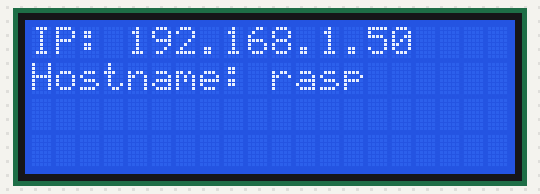
Simulated run of this program. Board: Raspberry Pi (BCM pin numbers). On the bench: 20×4 character LCD. The clock reads 2024-03-15 10:24:30 at power-on unless the program sets it; library files of the repository ran but are not shown: I2C_LCD_driver.py; what the program prints to the terminal is not drawn. At 5.4 s the program stops and its outputs stay as they are.

Above: at 0.4 s.

The program:

lcdTest.py
```python
#!/usr/bin/env python3
import I2C_LCD_driver,time,socket,fcntl,struct
# from time import *


mylcd = I2C_LCD_driver.lcd()

def getHost(ifname):
    h_name = socket.gethostname()
    IP_addres = socket.gethostbyname(h_name)
    print("Host Name is:" + h_name)
    return h_name

def get_ip():
    s = socket.socket(socket.AF_INET, socket.SOCK_DGRAM)
    IP = "127.0.0.1"
    while IP == "127.0.0.1":
        try:
            # doesn't even have to be reachable
            s.connect(('10.255.255.255', 1))
            IP = s.getsockname()[0]
        except Exception as exc:
            print(str(exc))
            IP = '127.0.0.1'
            continue
        break
        s.close()
        print(IP)
    return IP

def displayAll():
    mylcd.lcd_display_string("IP: " + get_ip(), 1)
    mylcd.lcd_display_string("Hostname: " + getHost('wlan0'), 2)
    mylcd.lcd_display_string("Time: %s" %time.strftime("%H:%M"), 3)
    mylcd.lcd_display_string("Date: %s" %time.strftime("%m/%d/%Y"), 4)
    time.sleep(5)

# mylcd.lcd_display_string(get_ip_address('eth0'), 2)

def td():
    while True:
        mylcd.lcd_display_string("Time: %s" %time.strftime("%H:%M:%S"), 3)
        mylcd.lcd_display_string("Date: %s" %time.strftime("%m/%d/%Y"), 4)

if __name__ == "__main__":
    try:
        displayAll()
    except  ValueError as errVal:
        print(errVal)
        pass
```
